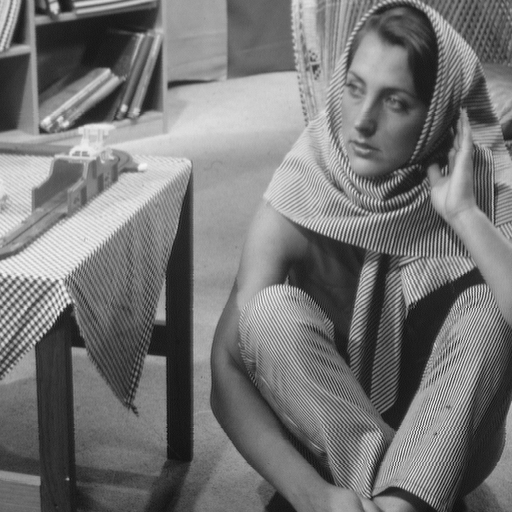
%> input picture OUTPUT/barbara/barbara.jpg, 512 x 512 px
$ octave ..Embedding.m   (GNU Octave 9; MATLAB toolbox functions it lacks are replaced by stand-ins)
%> lines starting %> are read from the running program, lines starting %| are printed output that depends on the picture; in (x1, y1, x2, y2) boxes, pixels count from 0 and x2, y2 are one past the last pixel; in counts of white or black regions, pixels touching at a corner belong together; the program's own positions count from 1
clc
clear all
img=imread('barbara.jpg');             %Read different images
%> img is the input picture: size 512x512 uint8; min 12, max 246, mean 117.4
img=imresize(img, [512 512]);
if ( size ( img,3 ) ~= 1)
    img=rgb2gray(img);
end
%Taking histogram values into an array
[pixelCounts, grayLevels] = imhist(img);
%> pixelCounts = 256 values, max 2217 at index 160, min 0 at index 1, mean 1024; grayLevels = 256 values from 0 to 255
m=max(pixelCounts);
%> m = 2217
a=find(pixelCounts==m)-1;   %Pixel value with Max Freq, Array Count starts from 1
%> a = 159
b=find(pixelCounts==0)-1;   %Pixel value(s) with 0 Freq
%> b = 22 values from 0 to 255

z=find(b>a);
%> z = [14; 15; 16; 17; 18; 19; 20; 21; 22]
b=b(z);                %Take the first amongst the zero freq pixels
%> b = [247; 248; 249; 250; 251; 252; 253; 254; 255]
embed=img;

[row, col]=size(embed);
%> row = 512; col = 512

%Shifting the histogram by 1 unit within the range [a,b]
for i=1:row
    for j=1:col
        if and(embed(i,j)>=a,embed(i,j)<b)
            embed(i,j)=embed(i,j)+1;
        end;
    end;
end;


%Message to be encoded of equal bits as the max frequency
message=randi([0 1],1,m);       %random message generated using 0,1

%Shift pixels within frequecy range by -1 unit if message bit is 0
ptr=1;
a=a+1;
%> a = 160
for i=1:row
    for j=1:col
         if embed(i,j)==a
             if message(ptr)==0
                 embed(i,j)=embed(i,j)-1;
                 ptr=ptr+1;
             else
                 ptr=ptr+1;
             end;
         end;
    end;
end;
%> embed: size 512x512 uint8; min 12, max 247, mean 117.6
%> after the loop, ptr = 2218

%Displaying the Images
figure,
subplot(1,2,1);
imshow(img);
title('Original Image');
subplot(1,2,2);
imshow(embed);
title('Embedded Image');

%Displaying the Histograms
figure,
subplot(2,1,1);
imhist(img);
title('Histogram of Original Image');
subplot(2,1,2);
imhist(embed);
title('Histgram of Embedded Image');
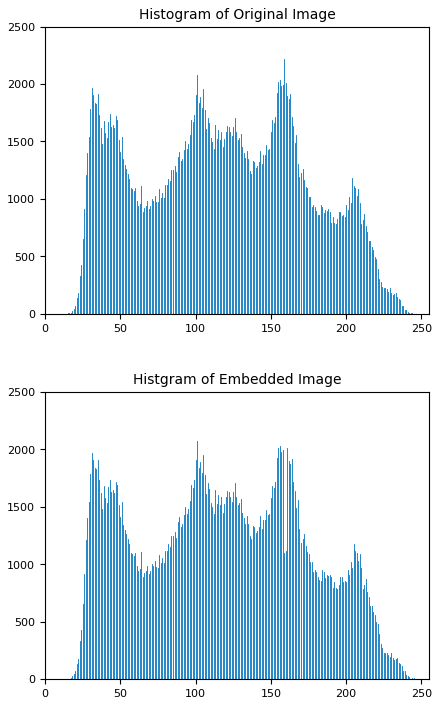
%> figure redrawn from the program's plot data, 2 panels; panel 1: highest point at x = 159, y = 2217; panel 2: highest point at x = 101, y = 2076

% imwrite(embed,'embedded.jpg');  problems while storing in jpeg format.
% Histogram values get changed
imwrite(embed,'stego.png');

%Displaying the difference between Original and Embedded Image
X = gpuArray(img);
Y = gpuArray(embed);
Z = imabsdiff(X,Y);
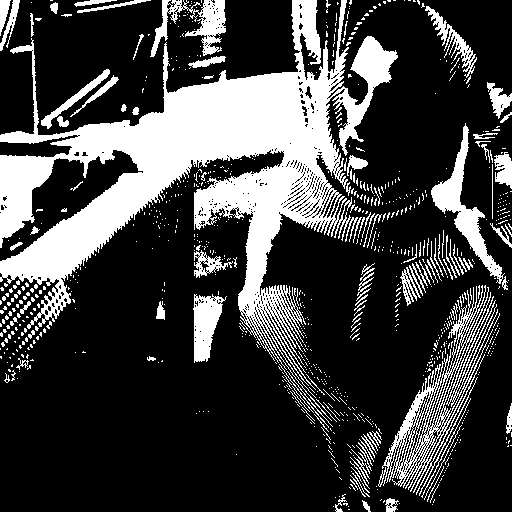
%> Z: size 512x512 uint8; values 0 (black) and 1 (white), 25.5% white; 866 white regions (762 under 20 px), largest, box (x1, y1, x2, y2) and area: (0, 0, 398, 421) 44745, (378, 285, 498, 496) 4703, (431, 123, 505, 284) 2450
figure
imshow(Z,[])
